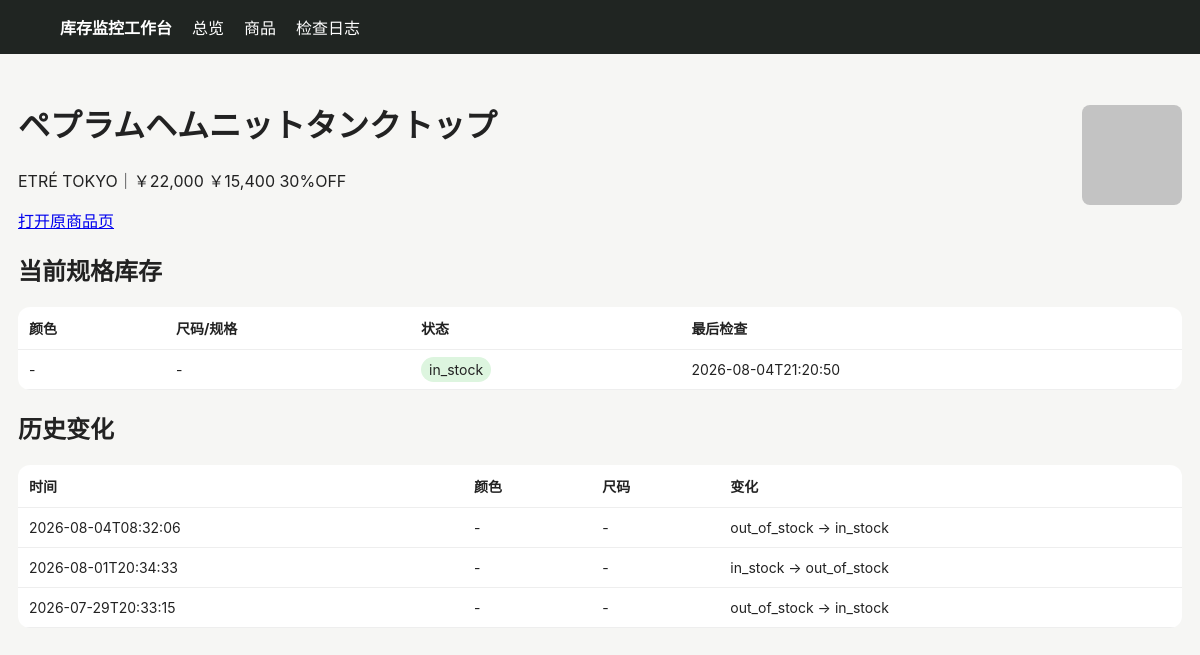
Page /product/234 on the earlier database version.
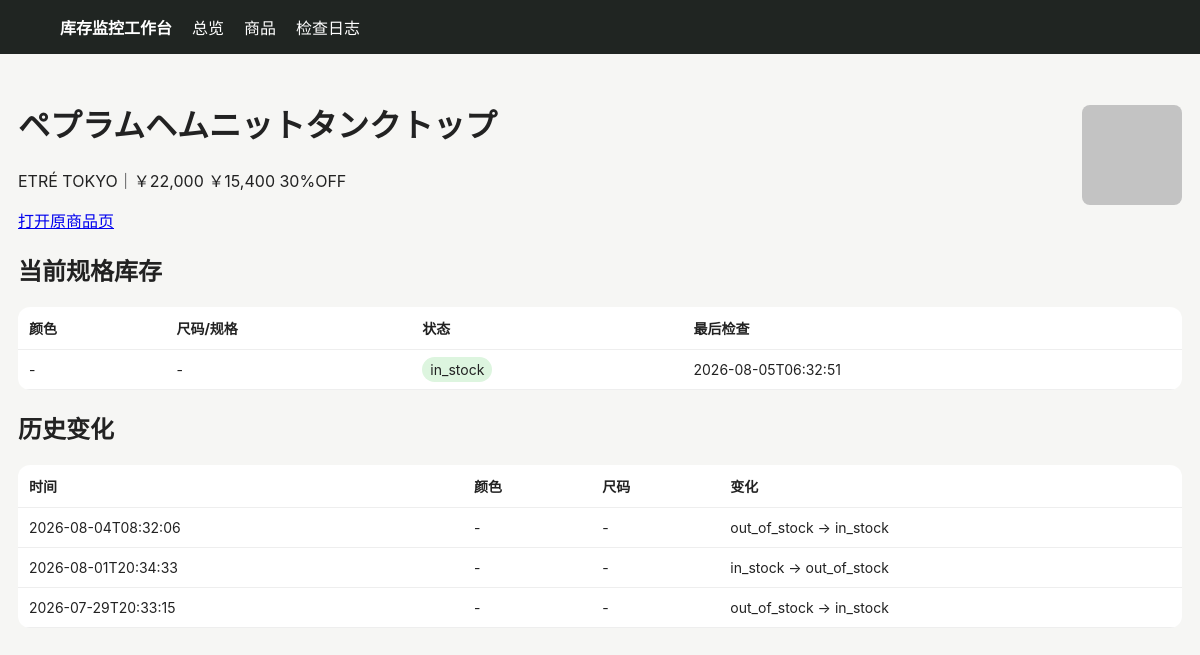
Same page on the later database version.
### tables this page shows
CREATE TABLE variants (
 id INTEGER PRIMARY KEY AUTOINCREMENT,
 product_id INTEGER NOT NULL,
 color TEXT NOT NULL DEFAULT '',
 size TEXT NOT NULL DEFAULT '',
 status TEXT NOT NULL,
 last_checked TEXT NOT NULL,
 UNIQUE(product_id, color, size)
);

### app/main.py (the view)
@app.get("/product/{pid}")
def product(request: Request, pid: int):
    with conn() as c:
        p=c.execute("SELECT * FROM products WHERE id=?",(pid,)).fetchone()
        vs=c.execute("SELECT * FROM variants WHERE product_id=? ORDER BY color,size",(pid,)).fetchall()
        cs=c.execute("SELECT * FROM changes WHERE product_id=? ORDER BY detected_at DESC",(pid,)).fetchall()
    return templates.TemplateResponse("product.html", {"request":request,"p":p,"variants":vs,"changes":cs})

### app/templates/product.html
{% extends "base.html" %}{% block content %}<div class="top"><div><h1>{{p.name}}</h1><p>{{p.site}}｜{{p.price}}</p><a href="{{p.url}}" target="_blank">打开原商品页</a></div>{% if p.image_url %}<img class="thumb" style="width:100px;height:100px" src="{{p.image_url}}">{% endif %}</div>
<h2>当前规格库存</h2><table><tr><th>颜色</th><th>尺码/规格</th><th>状态</th><th>最后检查</th></tr>{% for v in variants %}<tr><td>{{v.color or "-"}}</td><td>{{v.size or "-"}}</td><td><span class="badge {{v.status}}">{{v.status}}</span></td><td>{{v.last_checked}}</td></tr>{% endfor %}</table>
<h2>历史变化</h2><table><tr><th>时间</th><th>颜色</th><th>尺码</th><th>变化</th></tr>{% for c in changes %}<tr><td>{{c.detected_at}}</td><td>{{c.color or "-"}}</td><td>{{c.size or "-"}}</td><td>{{c.old_status}} → {{c.new_status}}</td></tr>{% endfor %}</table>{% endblock %}

Differences in the rows shown:
changed variants "in_stock": last_checked "2026-08-04T21:20:50" → "2026-08-05T06:32:51"
